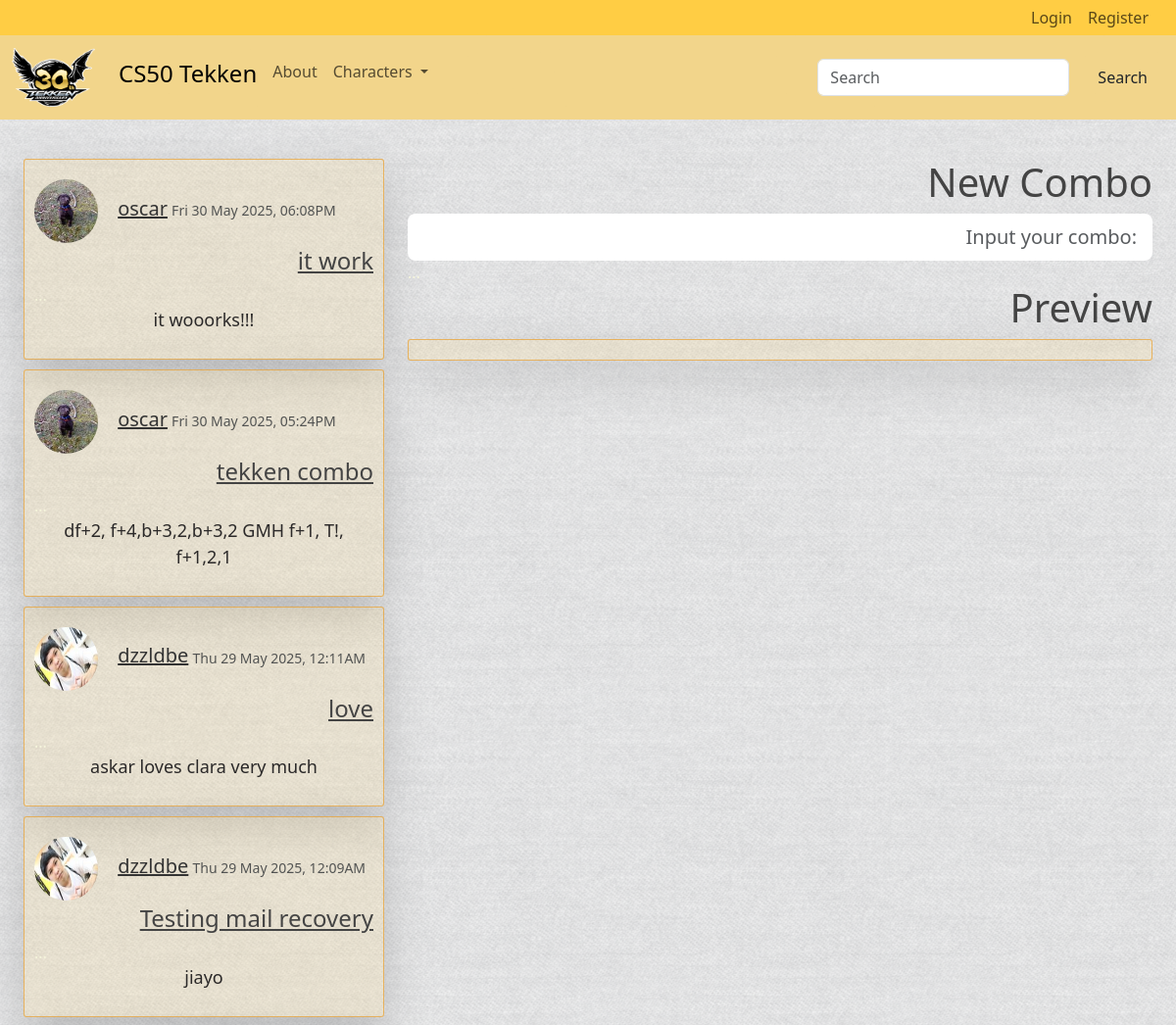
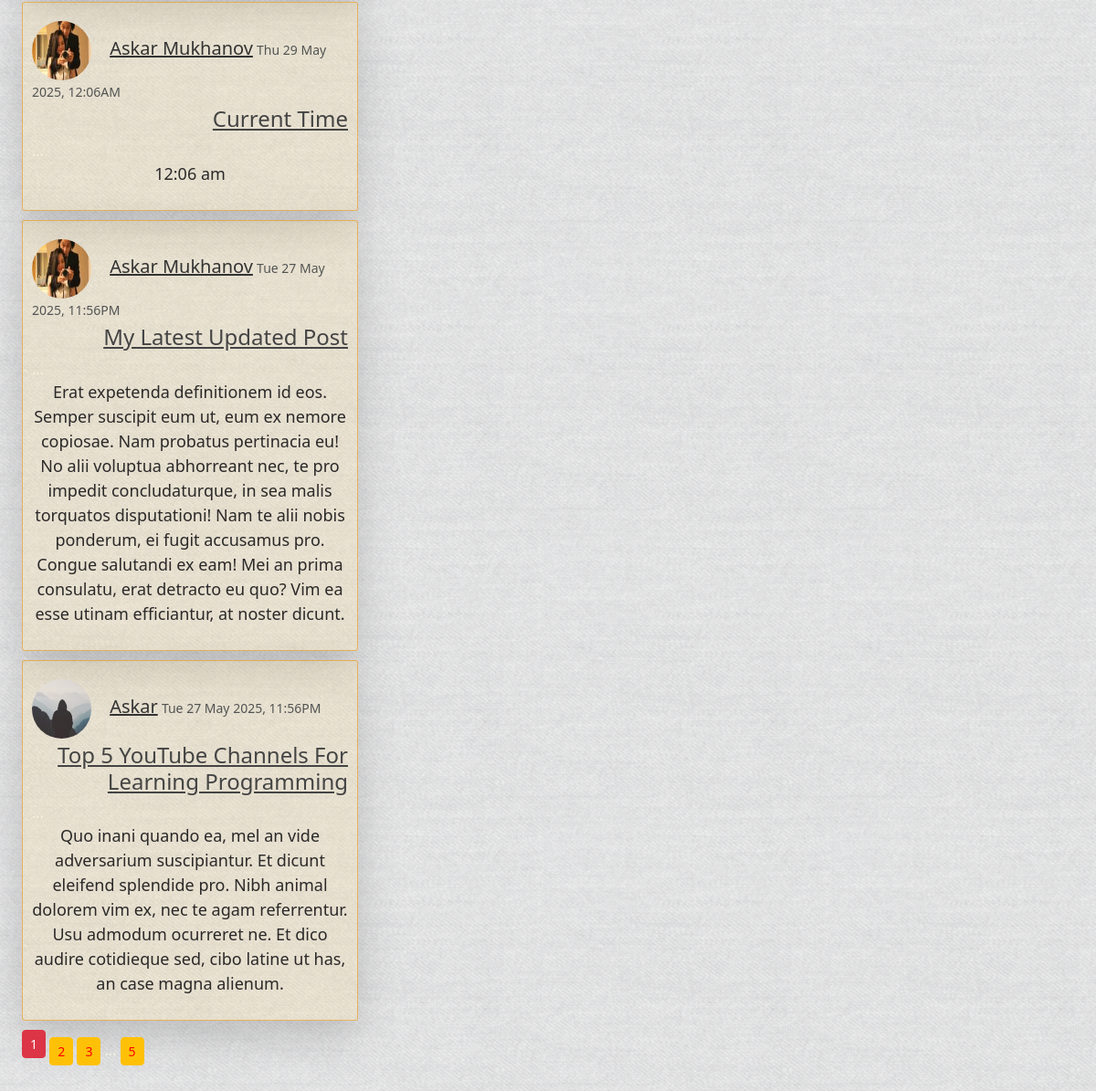
Page /home on the earlier database version (2 pictures, top to bottom).
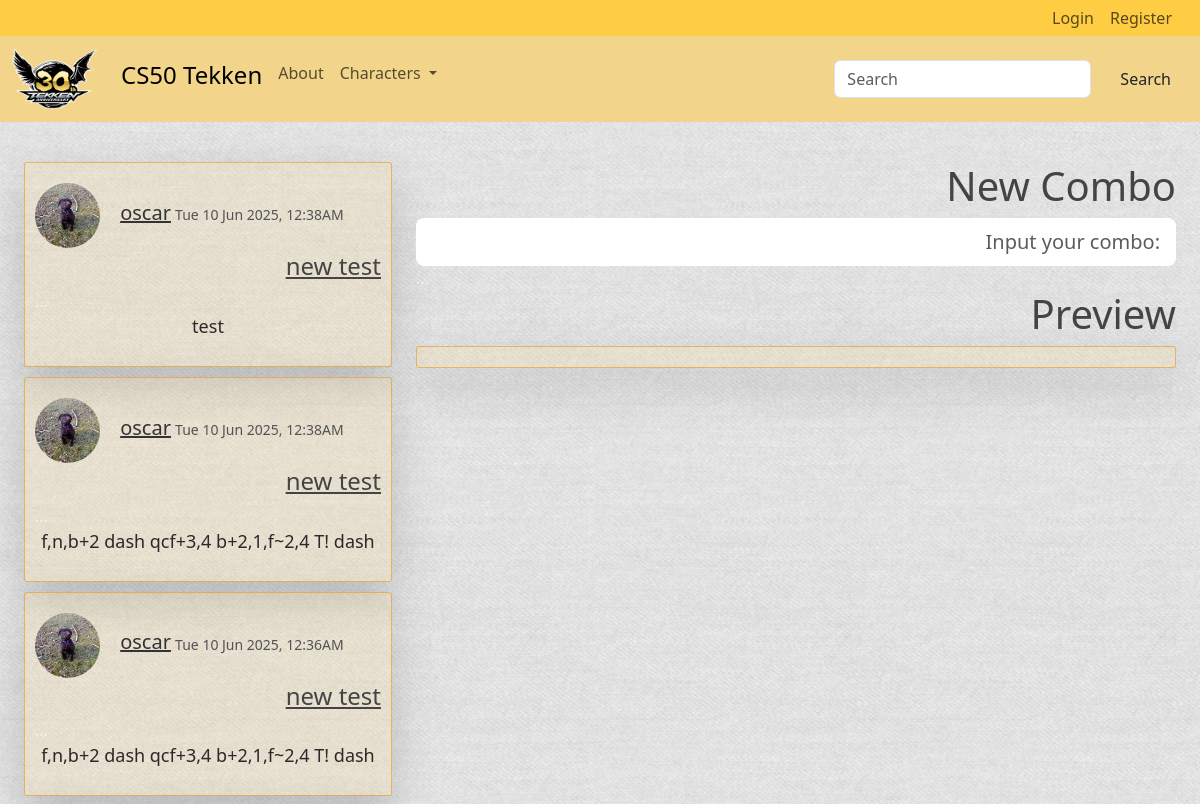
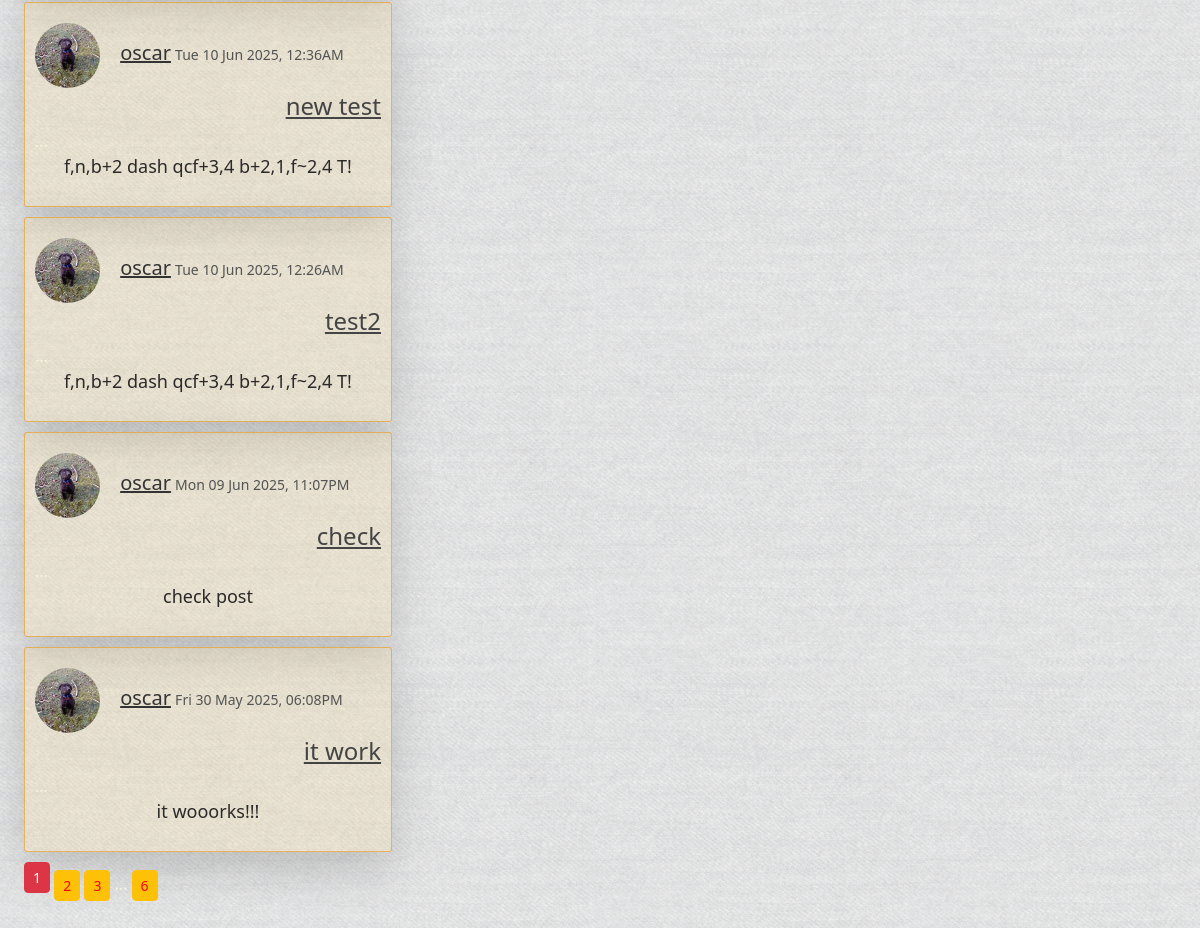
Same page on the later database version (2 pictures, top to bottom).
### pythonblog/models.py (models this page shows, shortened)
class Post(db.Model):
    id = db.Column(db.Integer, primary_key=True)
    title = db.Column(db.String(100), nullable=False)
    date_posted = db.Column(db.DateTime, nullable=False, default=datetime.now)
    content = db.Column(db.Text, nullable=False)
    user_id = db.Column(db.Integer, db.ForeignKey("user.id"), nullable=False)

class User(db.Model, UserMixin):
    id = db.Column(db.Integer, primary_key=True)
    username = db.Column(db.String(20), unique=True, nullable=False)
    email = db.Column(db.String(120), unique=True, nullable=False)
    image_file = db.Column(db.String(20), nullable=False, default="default.jpg")
    password = db.Column(db.String(60), nullable=False)
    posts = db.relationship("Post", backref="author", lazy=True)

### pythonblog/main/routes.py (the view)
@main.route("/")
@main.route("/home")
def home():
    page = request.args.get("page", default=1, type=int)
    posts = Post.query.order_by(Post.date_posted.desc()).paginate(page=page, per_page=7)
    return render_template("home.html", posts=posts)

### pythonblog/templates/home.html
{% extends "layout.html" %}
{% block content %}
   <div class="col">
      <div class="flex-container ms-auto mt-3 mb-3 my-5 p-4 mx-auto">
         <div class="row">
            <div class="col-md-4">
               {% for post in posts.items %}
                  <article class="media content-section shadow-lg">
                     <div class="flex-row">
                        <div class="article-metadata p-0">
                           <img class="rounded-circle article-img"
                                src="{{ url_for('static', filename='profile_pics/' + post.author.image_file) }}">
                           <a class="h5"
                              href="{{ url_for('users.user_posts', username= post.author.username) }}"> {{ post.author.username }}</a>
                           <small class="text-muted">{{ post.date_posted.strftime("%a %d %b %Y, %I:%M%p") }}</small>
                        </div>
                        <div class="media-body">
                           <h4 style="text-align: end;">
                              <a class="article-title"
                                 href="{{ url_for('posts.post', id = post.id) }}">{{ post.title }}</a>
                           </h4>
                           ...
                           <p class="article-content">{{ post.content }}</p>
                        </div>
                     </article>
                  {% endfor %}
               </div>
               <div class="col-lg">
                  <div class="flex-container" style="text-align: right;">
                     <h1>New Combo</h1>
                     <form action="">
                        <input class="form-control form-control-lg"
                               type="text"
                               placeholder="Input your combo:"
                               style="border:5px;
                                      text-align: end;
                                      color: chocolate">
                     </form>
                  </div>
                  ...
                  <div class="flex-container">
                     <h1 style="text-align: right;">Preview</h1>
                     <div class="article content-section shadow-lg">
                     </div>
                  </div>
               </div>
            </div>
            {% for page_number in posts.iter_pages(left_edge=1,right_edge=1, left_current=2, right_current=2) %}
               {% if page_number %}
                  {% if posts.page == page_number %}
                     <a class="btn btn-danger btn-sm mb-3"
                        href="{{ url_for('main.home', page=page_number) }}">{{ page_number }}</a>
                  {% else %}
                     <a class="btn btn-warning btn-sm button-page"
                        href="{{ url_for('main.home', page=page_number) }}">{{ page_number }}</a>
                  {% endif %}
               {% else %}
                  ...
               {% endif %}
            {% endfor %}
         </div>
   </div>
   {% endblock %}

Differences in the rows shown:
no longer on this page (row unchanged): Post: image_file (picture), author.username "oscar", date_posted "Fri 30 May 2025, 05:24PM", title "tekken combo", content "df+2, f+4,b+3,2,b+3,2 GMH f+1, T!, f+1,2,1"
no longer on this page (row unchanged): Post: image_file (picture), author.username "dzzldbe", date_posted "Thu 29 May 2025, 12:11AM", title "love", content "askar loves clara very much"
no longer on this page (row unchanged): Post: image_file (picture), author.username "dzzldbe", date_posted "Thu 29 May 2025, 12:09AM", title "Testing mail recovery", content "jiayo"
no longer on this page (row unchanged): Post: image_file (picture), author.username "Askar Mukhanov", date_posted "Thu 29 May 2025, 12:06AM", title "Current Time", content "12:06 am"
no longer on this page (row unchanged): Post: image_file (picture), author.username "Askar Mukhanov", date_posted "Tue 27 May 2025, 11:56PM", title "My Latest Updated Post", content "Erat expetenda definitionem id eos. Semper suscipit eum ut, eum ex nemore copiosae. Nam probatus pertinacia eu! No alii voluptua abhorreant nec, te pro impedit concludaturque, in sea malis torquatos disputationi! Nam te alii nobis ponderum, ei fugit accusamus pro. Congue salutandi ex eam! Mei an prima consulatu, erat detracto eu quo? Vim ea esse utinam efficiantur, at noster dicunt."
no longer on this page (row unchanged): Post: image_file (placeholder picture), author.username "Askar", date_posted "Tue 27 May 2025, 11:56PM", title "Top 5 YouTube Channels For Learning Programming", content "Quo inani quando ea, mel an vide adversarium suscipiantur. Et dicunt eleifend splendide pro. Nibh animal dolorem vim ex, nec te agam referrentur. Usu admodum ocurreret ne. Et dico audire cotidieque sed, cibo latine ut has, an case magna alienum."
added Post: image_file (picture), author.username "oscar", date_posted "Tue 10 Jun 2025, 12:38AM", title "new test", content "test"
added Post: image_file (picture), author.username "oscar", date_posted "Tue 10 Jun 2025, 12:38AM", title "new test", content "f,n,b+2 dash qcf+3,4 b+2,1,f~2,4 T! dash"
added Post: image_file (picture), author.username "oscar", date_posted "Tue 10 Jun 2025, 12:36AM", title "new test", content "f,n,b+2 dash qcf+3,4 b+2,1,f~2,4 T! dash"
added Post: image_file (picture), author.username "oscar", date_posted "Tue 10 Jun 2025, 12:36AM", title "new test", content "f,n,b+2 dash qcf+3,4 b+2,1,f~2,4 T!"
added Post: image_file (picture), author.username "oscar", date_posted "Tue 10 Jun 2025, 12:26AM", title "test2", content "f,n,b+2 dash qcf+3,4 b+2,1,f~2,4 T!"
added Post: image_file (picture), author.username "oscar", date_posted "Mon 09 Jun 2025, 11:07PM", title "check", content "check post"
Other differences:
new list line: "6"
list line gone: "5"
